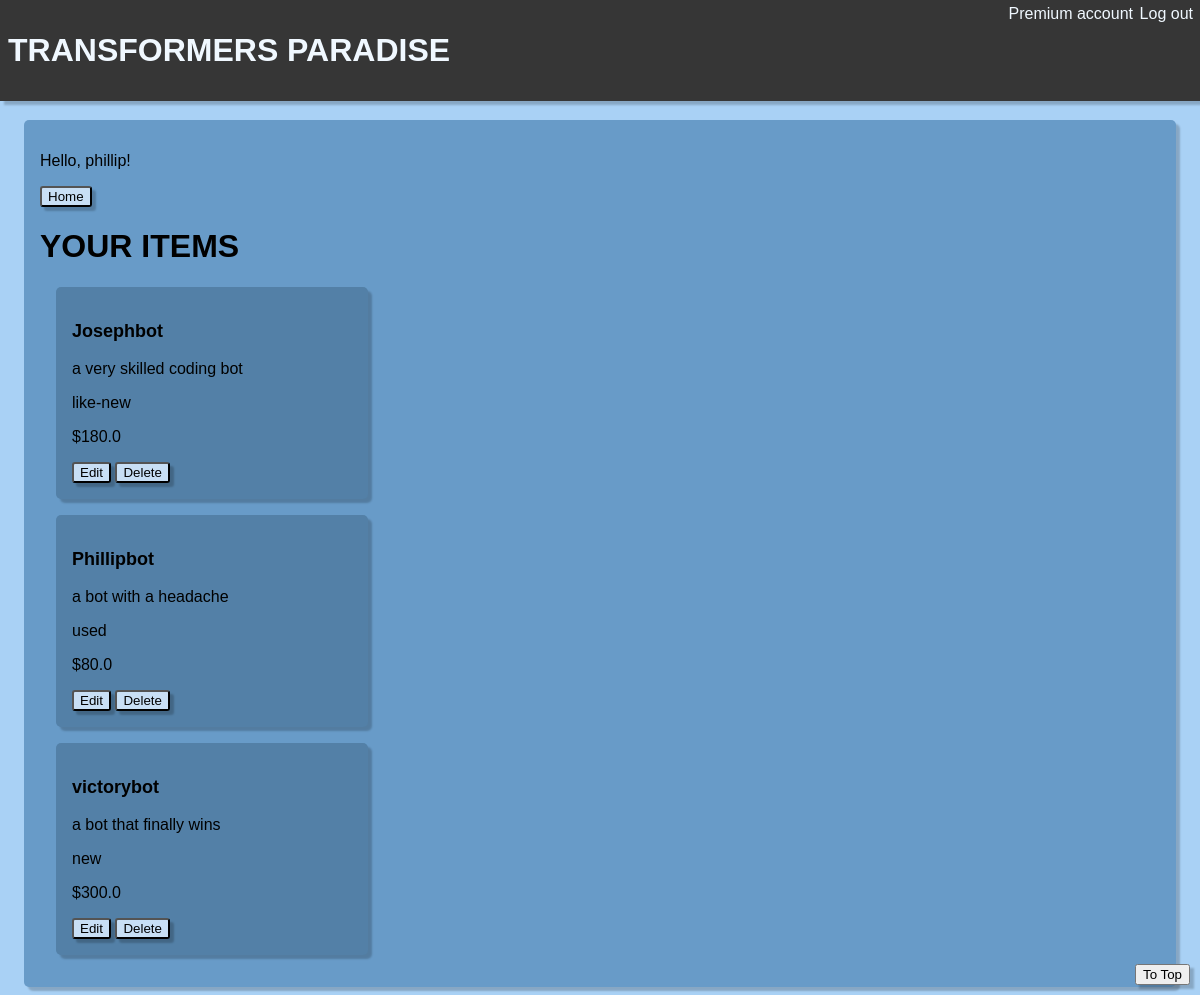
/allposts/ (signed in), run on an earlier commit of the app's database.
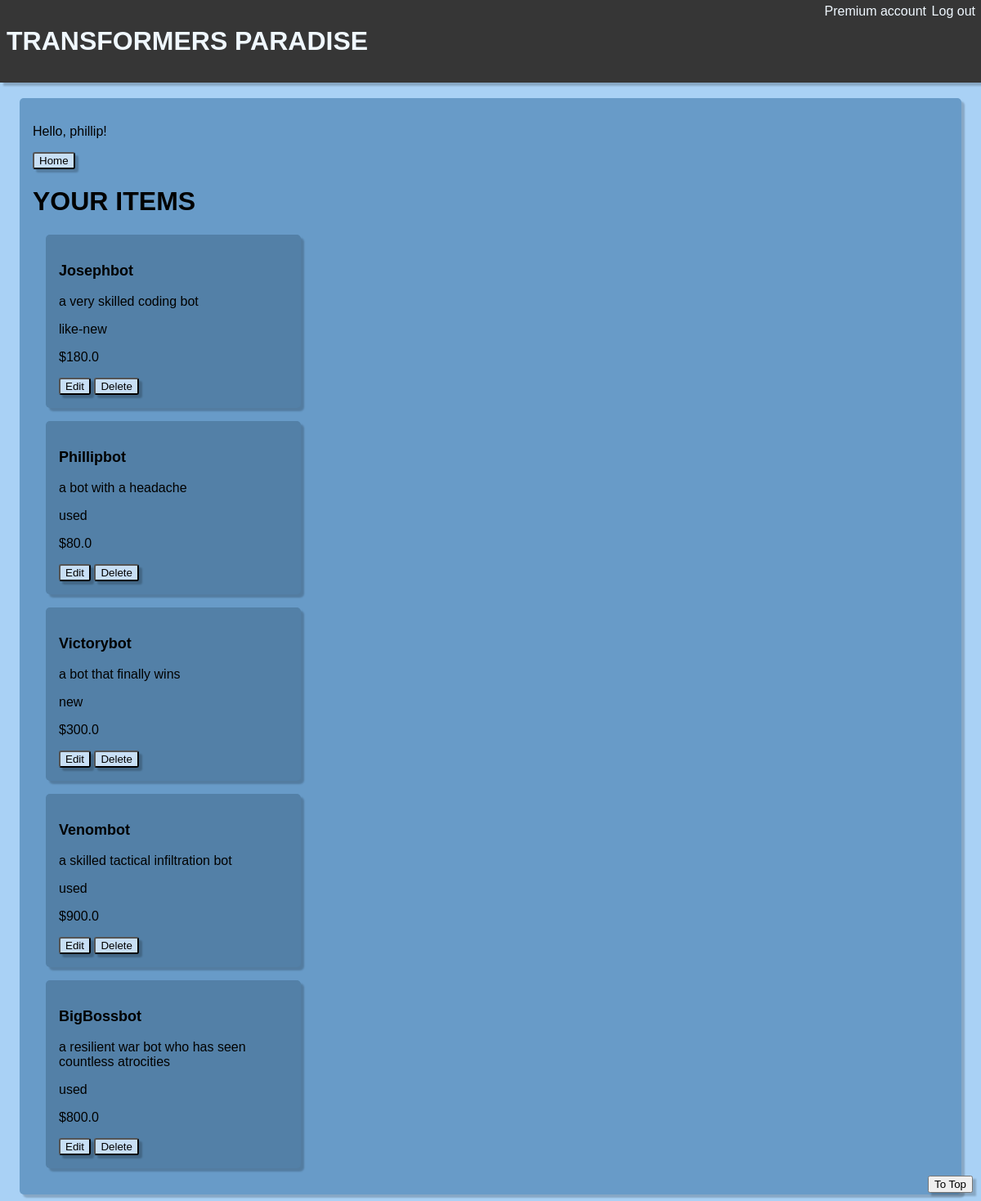
And on a later commit of the database.
### app/models.py (models this page shows)
class postModel(models.Model):
    CHOICES = (
        ("new", "new"),
        ("like-new", "like-new"),
        ("used-good", "used-good"),
        ("used", "used"),
    )
    user = models.ForeignKey(
        User,
        related_name="user_posts",
        on_delete=models.CASCADE,
        default=None,
        null=True,
    )
    name = models.CharField(max_length=100)
    desc = models.CharField(max_length=200)
    cond = models.CharField(choices=CHOICES, max_length=100)
    price = models.FloatField()

### app/decorators.py (the view)
        def wrapper_func(request, *args, **kwargs):
            groups = [None]
            if request.user.groups.exists():
                groups = request.user.groups.all()
            for each in groups:
                if each.name in allowed_roles:
                    return view_func(request, *args, **kwargs)
            else:
                return HttpResponse("You are not authorized to view this page.")

### app/views.py (called while the page is built)
@login_required(login_url="login")
@allowed_users(allowed_roles=["Premium"])
def all_postsView(request):
    user = request.user
    users_posts = user.user_posts.all()
    post_list = list(users_posts)
    if post_list == []:
        post_list = None
    print(post_list)
    return render(request, "allposts.html", {"post_list": post_list})

### app/templates/allposts.html (shortened to what this page needs)
{% extends 'home.html' %} {% block content %}
<button class="button"><a href="{% url "home" %}">Home</a></button>
<h1>YOUR ITEMS</h1>
{% if post_list is not None %}
{% for item in post_list %}
<div class="item">
    <p class="item_name">{{ item.name }}</p>
    <p>{{ item.desc }}</p>
    <p>{{ item.cond }}</p>
    <p>${{ item.price }}</p>
    <button class="button"><a href="{% url "update" item.id %}">Edit</a></button>
    <button class="button"><a href="{% url "delete" item.id %}">Delete</a></button>
</div>
{% endfor %}{% endif %} {% endblock content %}

### app/templates/home.html (shortened to what this page needs)
{% load static %}
<!DOCTYPE html>
<html lang="en">
  <head>
    <link rel="stylesheet" href={% static "style.css" %}>
  </head>
  <body class="background">
    <p class="account_type">{{user.groups.all.0}} account  </p>
    <a class="logout" href="{% url "logout" %}">Log out</a>
    <button class="to_top"><a href="#">To Top</button></a>
    <h1 class="header"><a href="{% url "home" %}">TRANSFORMERS PARADISE</a></h1>
    <div class="home">
      <p class="hello">Hello, {{user.username}}!</p>
      {% block content %}{% endblock content %}
    </div>
  </body>
</html>

### app/static/style.css (style rules this page uses)
* { font-family: Arial, Helvetica, sans-serif; }
.item_name { font-weight: bold; font-size: large; }
.item { background-color: rgb(83, 128, 167); width: 25%; padding: 1em; margin: 1em; border-radius: 5px; box-shadow: 4px 4px 2px rgba(0, 0, 0, 0.2); }
.background { position: relative; background-color: rgb(169, 209, 245); display: flex; justify-content: center; align-items: center; }
.header { position: fixed; top: 0; left: 0; margin: 0; width: 100%; background-color: rgb(54, 54, 54); padding-top: 1em; padding-bottom: 1em; padding-left: .25em; color: aliceblue; box-shadow: 4px 4px 2px rgba(0, 0, 0, 0.2); }
.header a { color: aliceblue; text-decoration: none; }
.home { margin-top: 7em; padding: 1em; height: auto; width: 70em; background-color: rgb(104, 155, 200); border-radius: 5px; box-shadow: 4px 4px 2px rgba(0, 0, 0, 0.2); }
.logout { color: aliceblue; position: fixed; z-index: 1; top: 5px; right: 7px; }
html { scroll-behavior: smooth; }
.to_top { position:fixed; bottom: 10px; right: 10px; z-index: 1; transition: 1s; box-shadow: 4px 4px 2px rgba(0, 0, 0, 0.2); }
.account_type { color: aliceblue; position: fixed; z-index: 1; margin: 0; top: 5px; right: 67px; }
.button { background-color: rgb(200, 223, 245); border-radius: 3px; box-shadow: 4px 4px 2px rgba(0, 0, 0, 0.2); }
a { text-decoration: none; color: rgb(0, 0, 0); }

What changed in the data, as far as the page shows it:
removed postModel: name "victorybot", desc "a bot that finally wins", cond "new", price "300.0"
added postModel: name "Victorybot", desc "a bot that finally wins", cond "new", price "300.0"
added postModel: name "Venombot", desc "a skilled tactical infiltration bot", cond "used", price "900.0"
added postModel: name "BigBossbot", desc "a resilient war bot who has seen countless atrocities", cond "used", price "800.0"
